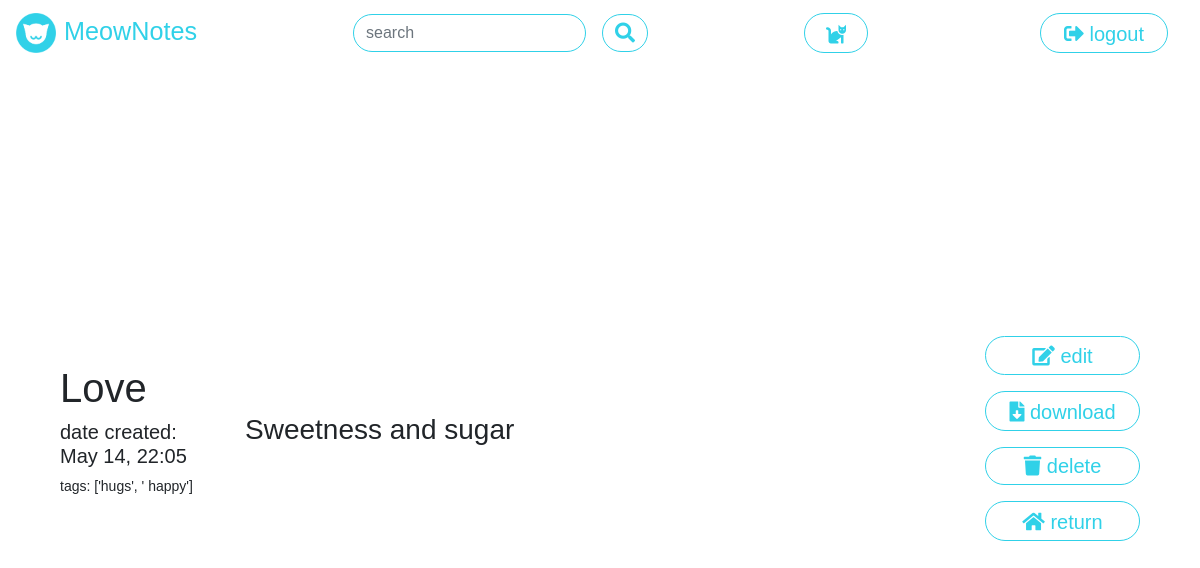
Page /view?id=1 (signed in) on the earlier database version.
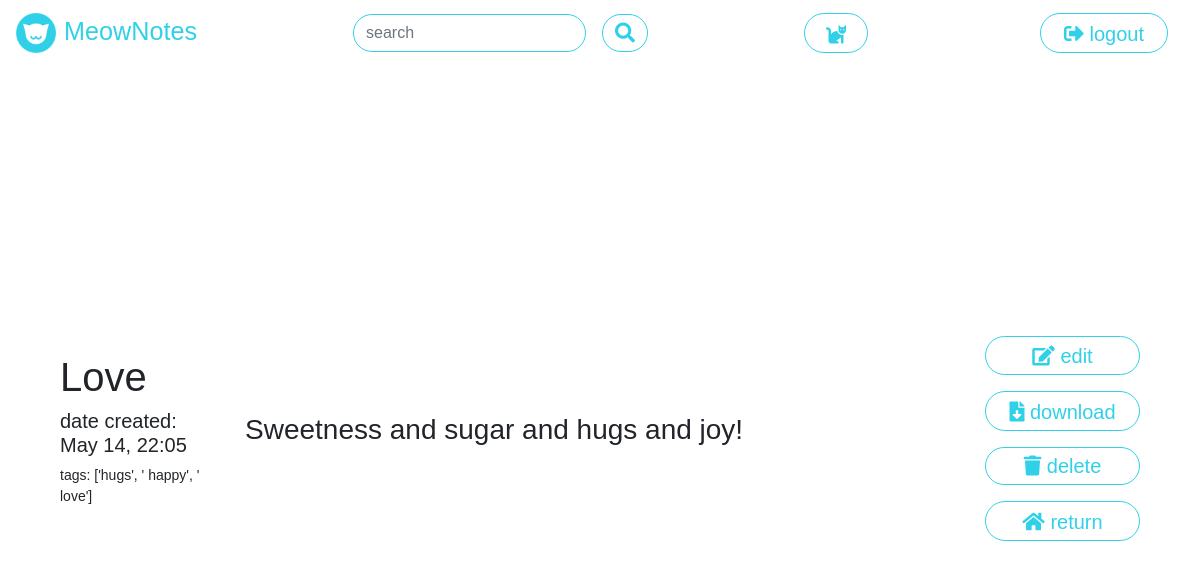
Same page on the later database version.
### tables this page shows
CREATE TABLE "notes" (
 "id" INTEGER UNIQUE,
 "uid" INTEGER NOT NULL,
 "date_created" TEXT NOT NULL,
 "title" TEXT NOT NULL,
 "tags" TEXT,
 "content" BLOB NOT NULL,
 PRIMARY KEY("id")
);

### meownotes/pawprint.py (the view)
@bp.route("/view")
def view():
    if g.uid:
        uid = g.uid
        requested_note_id = request.args.get("id")
        db_note_results = get_note_by_id(uid, requested_note_id)
        note_data = process_note_results(db_note_results)
        return render_template("view.html", menu_item="logout", data=note_data[0])
    return redirect("/")

### meownotes/dbquery.py (called while the page is built)
def get_db():
    print(current_app.config["DATABASE"])
    if "db" not in g:
        g.db = sqlite3.connect(
            current_app.config["DATABASE"],
            detect_types=sqlite3.PARSE_DECLTYPES
        )
        g.db.row_factory = sqlite3.Row
    return g.db

def execute_select(query):
    db = get_db()
    result = db.execute(query).fetchall()
    if DEBUG:
        print(result)
    return result

def get_user_by_name(username):
    query_input_items = [{"val": username, "cols": ["username"], "type": "exact", "condition": True}]
    query = prepare_query("GET_CONDITIONAL", "users", query_input_items)
    results = execute_select(query)
    return results

def get_id_by_user(username):
    db_res = get_user_by_name(username)
    db_user = parse_user(db_res[0])
    uid = db_user["uid"]
    return uid

def get_note_by_id(uid, note_id):
    query_input_items = [{"val": uid, "cols": ["uid"], "type": "exact", "condition": True},
        {"val": note_id, "cols": ["id"], "type": "exact", "condition": True}]
    query = prepare_query("GET_CONDITIONAL", "notes", query_input_items)
    results = execute_select(query)
    return results

### meownotes/templates/view.html (shortened to what this page needs)
<!DOCTYPE html>
<html lang="en" dir="ltr">
{% extends "meownotes.html" %}
  {% block head %}
  {{ super() }}
  {% endblock %}
  {% block content %}
  <div class="content main">
    <div class="row h-100">
      <div class="col my-auto">
        <div class="note-metadata">
          <h1>{{ data['title'] }}</h1>
          <h5>date created: {{ data['ui_date'] }}</h5>
          <p>tags: {{ data['tags'] }}</p>
        </div>
      </div>
      <div class="col-8 my-auto text-center">
        <div class="note-content">
          <p>{{ data['content'] }}</p>
        </div>
      </div>
      <div class="col-2 my-auto">
        <div class="view-controls">
          <div class="meownotes-button meownotes-link my-auto mb-1 meownotes-go-accent">
            <span class="align-middle">
              <a data-toggle="modal" data-target="#edit"><i class="fas fa-edit"></i> edit</a>
            </span>
          </div>
          <div class="meownotes-button meownotes-link my-auto mb-1">
            <span class="align-middle">
              <a href="{{ url_for('pawprint.download', id=data['note_id']) }}"><i class="fas fa-file-download"></i> download</a>
            </span>
          </div>
          <form method="POST" action="{{ url_for('pawprint.delete') }}" class="mb-1">
            <button class="meownotes-button meownotes-link btn btn-med btn-primary btn-block meownotes-bg-warning"
              type="submit"><i class="fas fa-trash"></i> delete</button>
          </form>
          <div class="meownotes-button meownotes-link my-auto">
            <span class="align-middle">
              <a href="{{ url_for('pawprint.dashboard') }}"><i class="fas fa-home"></i> return</a>
            </span>
          </div>
        </div>
      </div>
    </div>
  </div>
  {% endblock %}

Differences in the rows shown:
changed notes "Love": content "Sweetness and sugar" → "Sweetness and sugar and hugs and joy!"
Other differences:
{{ data['tags'] }}: "['hugs', ' happy']" → "['hugs', ' happy', ' love']"
